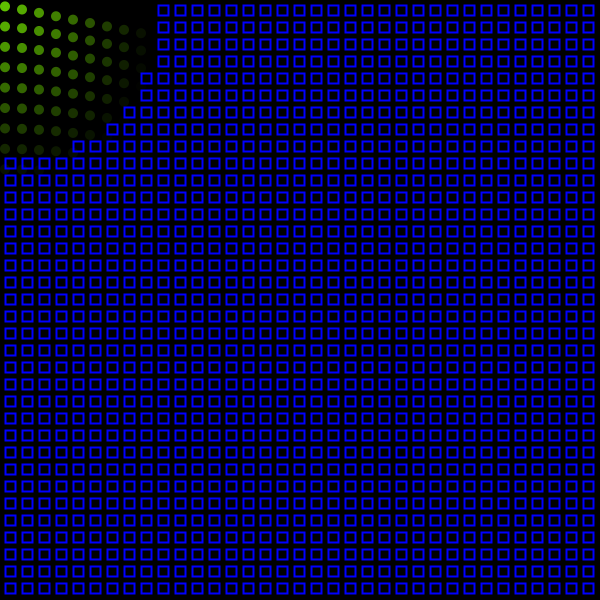
Frame 1 (no input)
Frame 60 (the mouse pressed at the canvas centre just before this capture): identical to frame 1, image omitted
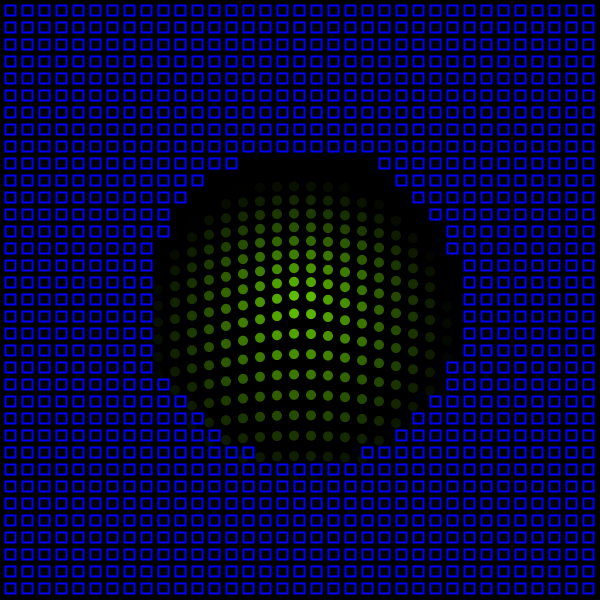
Frame 120 (the mouse held since frame 60 and released just before this capture)

The Processing sketch that drew these frames (run headless with seeded random() and noise(); from frame 60 on, the mouse is pressed at the canvas centre):

// Processing sketch: processing_172193
// ── processing_172193.pde

//for loop grid cited from week 2 lecture notes p.27
int dx = 17, dy = 17;// distance between dots
int x, y;
//RGB variables
float r = 100;
float g = 200;
float b = 0;

void setup() {
  size(600, 600);
  //background (0);
}

void draw() {
  background(0);
  noStroke();

  // dot grid
  for (y = 5; y <= height-5; y = y + dy) {
    for (x = 5; x <= width-5; x = x + dx) {
      float d = dist(mouseX, mouseY, x, y);//calculate distance between individual dots and mouse position
      //highlight dots within a distance from mouse position
      if ( d <= 155 ) {
        fill(r, g, b, (255 - d*1.65));
        noStroke();
        ellipse(x, y + 0.2*d, 10, 10);// position shifted slightly
      }
      else {//hollow blue squares for non-highlighted area
        fill(256);
        stroke(0, 0, 255);
        strokeWeight(2);
        rect(x, y, 10, 10);
      }
    }
  }
  loop();
}


void keyPressed() {
  if (key == '+' || key == 'z' || key == 'Z') {//increase dot separation when + or Z key is pressed
    r = 255;
    g = 255;
    b = 0;//yellow when keyPressed
    dx += 1;
    dy += 1;
  }

  if (key == '-' || key == 'x' || key == 'X') {//decrease dot separation when - or X key is presssed
    r = 255;
    g = 255;
    b = 0;//yellow when keyPressed
    dx -= 1;
    dy -= 1;
  }
}

//random color change when keyReleased
void keyReleased() {
  g = random(100, 255);
  b = random(50);
  r = random(100, 255);
}
